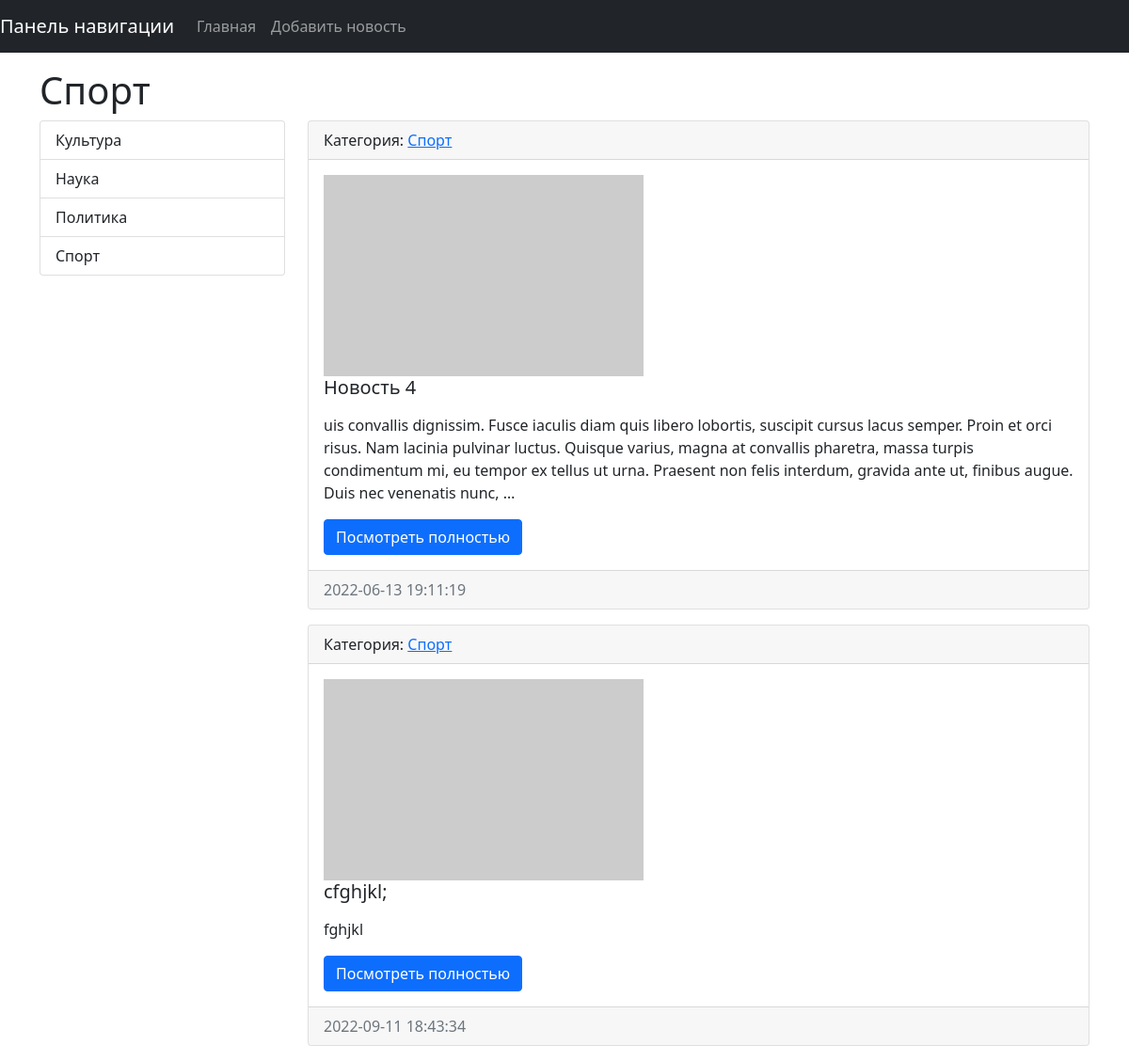
Page /category/2 on the committed database.
### news/models.py (models this page shows, shortened)
class Category(models.Model):
    title = models.CharField(max_length=150, db_index=True, verbose_name='Наименование категории')
    def get_absolute_url(self):
        return reverse('category', kwargs={"category_id": self.pk})
    def __str__(self):
        return self.title
    class Meta:
        verbose_name = 'Категория'
        verbose_name_plural = 'Категории'
        ordering = ['title']

class News(models.Model):
    title = models.CharField(max_length=150, verbose_name = 'Наименование')
    content = models.TextField(blank=True, verbose_name = 'Контент') #blank=True - обозначает поле необязательное к заполнению
    created_at = models.DateTimeField(auto_now_add=True, verbose_name = 'Дата публикации') # auto_now_add=True - обозначает, что дата и время будут создаваться автоматически и при редактировании не изменяться (не обновляться)
    updated_at = models.DateTimeField(auto_now=True, verbose_name = 'Обновлено') # auto_now=True при редактировании (обновлении) новости будет указано время ее редактирования
    photo = models.ImageField(upload_to='photos/%Y/%m/%d/', verbose_name = 'Фото', blank=True) # сохранение по дате при загрузке %Y/%m/%d/
    is_published = models.BooleanField(default=True, verbose_name = 'Опубликовано')  # default=True - новость по умолчанию публикуется
    category = models.ForeignKey('Category', on_delete=models.PROTECT, null=True, verbose_name='Категория')
    views = models.IntegerField(default=0)
    def get_absolute_url(self):
        return reverse('view_news', kwargs={"pk": self.pk})
    class Meta:
        verbose_name = 'Новость'
        verbose_name_plural = 'Новости'
        ordering = ['created_at']

### news/views.py (the view)
# urls.py: path('category/<int:category_id>', NewsByCategory.as_view(), name='category'),
class NewsByCategory(ListView):
    model = News
    template_name = 'news/home_news_list.html'
    context_object_name = 'news'
    allow_empty = False
    def get_context_data(self, *, object_list=None, **kwargs):
        context = super().get_context_data(**kwargs)
        context['title'] = Category.objects.get(pk=self.kwargs['category_id'])
        return context
    def get_queryset(self):
        return News.objects.filter(category_id=self.kwargs['category_id'], is_published=True)

### news/templatetags/news_tags.py (called while the page is built)
@register.simple_tag(name='get_list_categories')
def get_categories():
    return Category.objects.all()

### news/templates/news/home_news_list.html (shortened to what this page needs)
{% extends 'base.html' %}
{% block sidebar %}
{% include 'inc/_sidebar.html' %}
{% endblock %}
  {% block content %}
    {% for item in news %}
      <div class="card mb-3">
        <div class="card-header">
          Категория: <a href="{{ item.category.get_absolute_url }}">{{ item.category }}</a>
        </div>
        <div class="card-body">
          <div class="media">
            {% if item.photo %}
              <img src="{{ item.photo.url }}" alt="" class="mr-3" width="340" height="214">
            {% else %}
              <img src="https://picsum.photos/340/214.webp" alt="">
            {% endif %}
            <div class="media-body">
              <h5 class="card-title">{{ item.title }}</h5>
              <p class="card-text">{{ item.content|safe|linebreaks|truncatewords:50 }}</p>
              <a href="{{ item.get_absolute_url }}" class="btn btn-primary">Посмотреть полностью</a>
            </div>
          </div>
        </div>
        <div class="card-footer text-muted">
          {{ item.created_at|date:"Y-m-d H:i:s" }}
        </div>
      </div>
    {% endfor %}
  {% endblock %}

### templates/base.html (shortened to what this page needs)
{% load static %}
<!doctype html>
<html lang="ru">
  <head>
    <link rel="stylesheet" href="{% static 'bootstrap-5.0.2-dist\css\bootstrap.min.css' %}">
    <link rel="stylesheet" href="{% static 'css\style.css' %}">
  </head>
  <body>
{% include 'inc/_nav.html' %}
<div class="container mt-3">
  <h1>{{ title }}</h1>
  <div class="row">
    <div class="col-md-3">
      {% block sidebar %}SIDEBAR{% endblock %}
    </div>
    <div class="col-md-9">
      {% block content %}CONTENT{% endblock %}
    </div>
  </div>
</div>
  </body>
</html>

### templates/inc/_sidebar.html
{% load news_tags %}
<div class="list-group">
  {% get_list_categories as categories %}
  {% for item in categories %}
  <a href="{% url 'category' item.pk %}" class="list-group-item list-group-item-action">{{ item.title }}</a>
  {% endfor %}
</div>

### mysite/static/css/style.css (style rules this page uses)
body { background-color: #FFFFFF; }

### rows in the picture
Category: title "Спорт"
Category: title "Культура"
Category: title "Наука"
Category: title "Политика"
News: category "Спорт", title "Новость 4", content "uis convallis dignissim. Fusce iaculis diam quis libero lobortis, suscipit cursus lacus semper. Proin et orci risus. Nam lacinia pulvinar luctus. Quisque varius, magna at convallis pharetra, massa turpis condimentum mi, eu tempor ex tellus ut urna. Praesent non felis interdum, gravida ante ut, finibus augue. Duis nec venenatis nunc, …", created_at "2022-06-13 19:11:19"
News: category "Спорт", title "cfghjkl;", content "fghjkl", created_at "2022-09-11 18:43:34"
